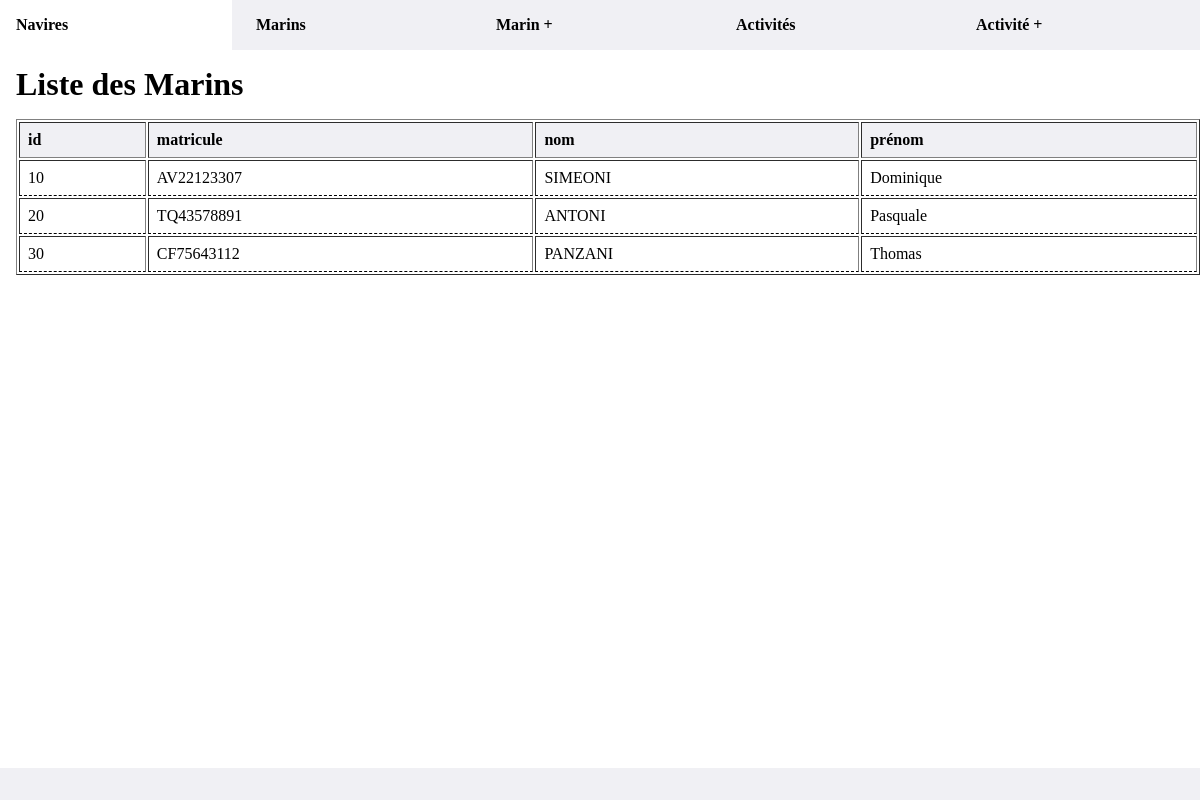
Screenshot of /ctrl/marin-list.php with the database file from the repository.
### tables this page shows
CREATE TABLE marin (
   id bigint(20) NOT NULL AUTO_INCREMENT PRIMARY KEY
  ,matricule varchar(50) NOT NULL
  ,nom varchar(50) NOT NULL
  ,prenom varchar(50) NOT NULL
);

### ctrl/marin-list.php (called while the page is built, shortened)
<?php
$dbConnection = getConnection($dbConfig);
$query = 'SELECT marin.id, marin.matricule, marin.nom, marin.prenom';
$query .= ' FROM marin';
$statement = $dbConnection->prepare($query);
$successOrFailure = $statement->execute();
$listMarin = $statement->fetchAll(PDO::FETCH_ASSOC);
include '../view/marin-list.php';

### view/marin-list.php (the view, shortened to what this page needs)
<!DOCTYPE html>
<html lang="fr">
<head>
    <link rel="stylesheet" href="/asset/css/style.css">
</head>
<body>
    <?php include '../view/_header.php' ?>
    <main>
        <table border="1">
            <thead>
                <tr>
                    <th>id</th>
                    <th>matricule</th>
                    <th>nom</th>
                    <th>prénom</th>
                </tr>
            </thead>
            <tbody>
                <?php foreach ($listMarin as $marin) { ?>
                    <tr>
                        <td><?= $marin['id'] ?></td>
                        <td><?= $marin['matricule'] ?></td>
                        <td><?= $marin['nom'] ?></td>
                        <td><?= $marin['prenom'] ?></td>
                    </tr>
                <?php } ?>
            </tbody>
        </table>
    </main>
    <footer>
    </footer>
</body>
</html>

### asset/css/style.css (style rules this page uses)
* { margin: 0; padding: 0; }
body { display: flex; flex-direction: column; min-height: 100vh; }
main { flex-grow: 1; }
footer { padding: 16px; background-color: #f0f0f4; font-weight: bold; }
main { padding-left: 16px; }
table { width: 100%; }
thead > tr > th { padding: 8px; background-color: #f0f0f4; font-weight: bold; text-align: left; }
tbody > tr > td { padding: 8px; text-align: left; border-bottom: 1px dashed; }

### rows the page displays
marin: id "10", matricule "AV22123307", nom "SIMEONI", prenom "Dominique"
marin: id "20", matricule "TQ43578891", nom "ANTONI", prenom "Pasquale"
marin: id "30", matricule "CF75643112", nom "PANZANI", prenom "Thomas"

### other values shown
$pageTitle "Liste des Marins"
